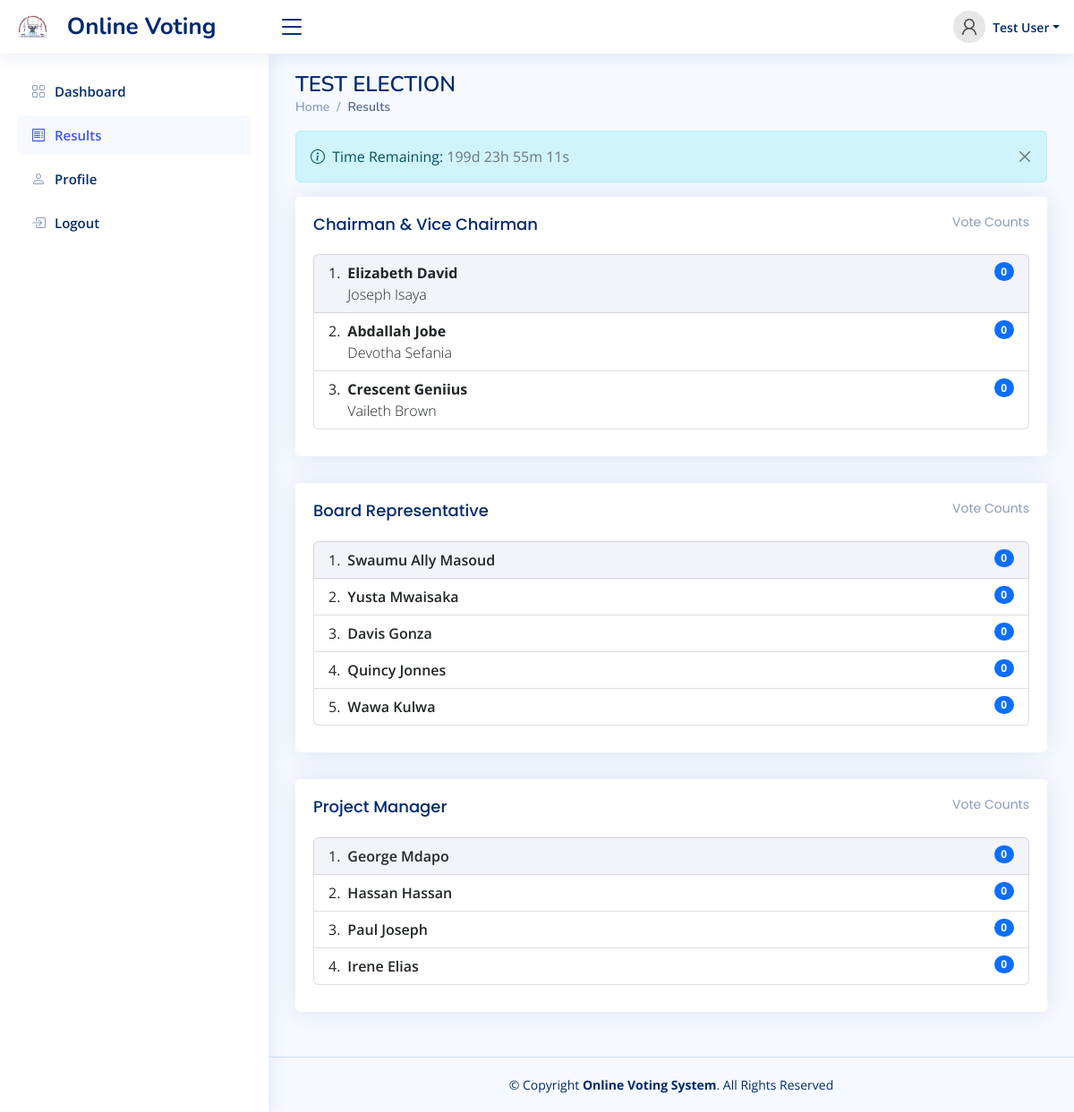
Page /index.php?page=results (signed in) on the committed database.
### tables this page shows
CREATE TABLE `users` (
  `id` int(11) NOT NULL,
  `name` varchar(255) NOT NULL,
  `username` varchar(255) NOT NULL,
  `email` varchar(255) DEFAULT NULL,
  `phone` varchar(255) DEFAULT NULL,
  `profile_picture` varchar(255) DEFAULT NULL,
  `password` varchar(255) NOT NULL,
  `type` tinyint(4) NOT NULL DEFAULT 1,
  `updated_by` int(11) DEFAULT NULL,
  `created_at` timestamp NOT NULL DEFAULT current_timestamp(),
  `updated_at` timestamp NULL DEFAULT NULL ON UPDATE current_timestamp()
);

CREATE TABLE `election` (
  `id` int(11) NOT NULL,
  `title` varchar(255) NOT NULL,
  `year` varchar(255) NOT NULL,
  `voters` varchar(255) NOT NULL,
  `starttime` timestamp NULL DEFAULT NULL,
  `endtime` timestamp NULL DEFAULT NULL,
  `description` varchar(255) DEFAULT NULL,
  `status` tinyint(1) NOT NULL DEFAULT 0 COMMENT '0 - Is not active, 1 - Is Active',
  `can_vote` tinyint(4) DEFAULT NULL,
  `report_path` varchar(255) DEFAULT NULL,
  `added_by` int(11) DEFAULT NULL,
  `updated_by` int(11) DEFAULT NULL,
  `created_at` timestamp NOT NULL DEFAULT current_timestamp(),
  `updated_at` timestamp NULL DEFAULT NULL ON UPDATE current_timestamp()
);

CREATE TABLE `candidates` (
  `id` int(11) NOT NULL,
  `election_id` int(11) NOT NULL,
  `category_id` int(11) NOT NULL,
  `name` varchar(255) NOT NULL,
  `candidate_year` int(11) NOT NULL,
  `candidate_photo` varchar(255) DEFAULT NULL,
  `fellow_candidate_name` varchar(255) DEFAULT NULL,
  `fellow_candidate_year` int(11) DEFAULT NULL,
  `fellow_candidate_photo` varchar(255) DEFAULT NULL,
  `added_by` int(11) DEFAULT NULL,
  `updated_by` int(11) DEFAULT NULL,
  `created_at` timestamp NOT NULL DEFAULT current_timestamp() ON UPDATE current_timestamp(),
  `updated_at` timestamp NULL DEFAULT NULL ON UPDATE current_timestamp()
);

### results.php (the view, shortened to what this page needs)
<?php
include 'config/dbconnection.php';
$status = 1;
$query = $conn->prepare("SELECT * FROM election WHERE status = ?");
$query->bind_param('i', $status);
$exec = $query->execute();
$temp = $query->get_result();
$show_results = $temp->fetch_assoc();
if ($show_results) {
    $stmt = $conn->prepare("
    SELECT c.*, cat.name AS category_name, e.title AS election_name, e.id AS election_id, e.report_path AS report, e.starttime AS starttime, e.endtime AS endtime, COUNT(v.id) AS votes_count
    FROM candidates c
    JOIN categories cat ON c.category_id = cat.id
    JOIN election e ON c.election_id = e.id
    LEFT JOIN votes v ON e.id = v.election_id AND c.category_id = v.category_id AND c.id = v.candidate_id
    WHERE e.status = ?
    GROUP BY c.id
    ORDER BY votes_count DESC
");
    $stmt->bind_param('i', $status);
    $stmt->execute();
    $result = $stmt->get_result();
    $row = $result->fetch_assoc();
    if ($row) {
        $election_title = $row['election_name'];
?>
        <div id="center_div" class="pagetitle">
            <h1><?php echo $election_title; ?></h1>
            <nav id="hide">
                <ol class="breadcrumb">
                    <li class="breadcrumb-item"><a href="index.php">Home</a></li>
                    <li class="breadcrumb-item active">Results</li>
                </ol>
            </nav>
        </div>
        <section class="section dashboard row">
            <div class="col-xxl-4 col-xl-12">
                <div id="hide" class="alert alert-info alert-dismissible fade show" role="alert">
                    <i class="bi bi-info-circle me-1"></i> Time Remaining: <span class="text-muted" id="countdown"></span>
                    <button type="button" class="btn-close" aria-label="Close" onclick="$(this).parent().fadeOut()"></button>
                </div>
                <?php
                $categories = array();
                foreach ($result as $key => $value) {
                    if (!empty($value['fellow_candidate_name'])) {
                        $categories[$value['category_name']][] = $value;
                    }
                }
                foreach ($categories as $categoryName => $categoryCandidates) {
                ?>
                    <div class="card info-card candidates-card">
                        <div class="card-body">
                            <h5 class="card-title"><?php echo $categoryName; ?> <span class="float-end">Vote Counts</span></h5>
                            <ol class="list-group list-group-numbered">
                                <?php
                                foreach ($categoryCandidates as $key => $candidate) {
                                    $listClass = ($key === 0) ? 'list-group-item d-flex justify-content-between align-items-start test-x' : 'list-group-item d-flex justify-content-between align-items-start';
                                ?>
                                    <li class="<?php echo $listClass; ?>">
                                        <div class="ms-2 me-auto">
                                            <div class="fw-bold"><?php echo $candidate['name']; ?></div>
                                            <div class="fw-light"><?php echo $candidate['fellow_candidate_name']; ?></div>
                                        </div>
                                        <span class="badge bg-primary rounded-pill"><?php echo $candidate['votes_count']; ?></span>
                                    </li>
                                <?php
                                }
                                ?>
                            </ol>
                        </div>
                    </div>
                <?php
                }
                ?>
                <?php
                $categories = array();
                foreach ($result as $key => $value) {
                    if (empty($value['fellow_candidate_name'])) {
                        $categories[$value['category_name']][] = $value;
                    }
                }
                foreach ($categories as $categoryName => $categoryCandidates) {
                ?>
                    <div class="card info-card candidates-card">
                        <div class="card-body">
                            <h5 class="card-title"><?php echo $categoryName; ?> <span class="float-end">Vote Counts</span></h5>
                            <ol class="list-group list-group-numbered">
                                <?php
                                foreach ($categoryCandidates as $key => $out) {
                                    $listClass = ($key === 0) ? 'list-group-item d-flex justify-content-between align-items-start test-x' : 'list-group-item d-flex justify-content-between align-items-start';
                                ?>
                                    <li class="<?php echo $listClass; ?>">
                                        <div class="ms-2 me-auto">
                                            <div class="fw-semibold"><?php echo $out['name']; ?></div>
                                        </div>
                                        <span class="badge bg-primary rounded-pill"><?php echo $out['votes_count']; ?></span>
                                    </li>
                                <?php
                                }
                                ?>
                            </ol>
                        </div>
                    </div>
                <?php
                }
                ?>
            </div>
        </section>
    <?php }
} ?>

### includes/header.php (shortened to what this page needs)
<?php
include 'config/dbconnection.php';
$userId = $_SESSION['login_id'];
$stmt = $conn->prepare("SELECT * FROM users WHERE id = ?");
$stmt->bind_param('i', $userId);
$stmt->execute();
$row = $stmt->get_result()->fetch_assoc();
?>
<header id="header hide" class="header fixed-top d-flex align-items-center">
  <div class="d-flex align-items-center justify-content-between">
    <a href="index.php" class="logo d-flex align-items-center">
      <img src="assets/img/logo.jpg" class="d-md-nones" alt="">
      <span class="d-none d-lg-block ps-3">Online Voting</span>
    </a>
    <i class="bi bi-list toggle-sidebar-btn"></i>
  </div>
  <nav class="header-nav ms-auto">
    <ul class="d-flex align-items-center">
      <li class="nav-item dropdown pe-3">
        <a class="nav-link nav-profile d-flex align-items-center pe-0" href="#" data-bs-toggle="dropdown">
          <?php
          if ($row['profile_picture']) {
            $profile_picture = $row['profile_picture'];
            $profile_picture_path = 'assets/img/profile/users/' . $profile_picture;
            if (file_exists($profile_picture_path)) {
              echo '<img src="' . $profile_picture_path . '" alt="Profile Picture" class="rounded-circle">';
            }
          } else { ?>
            <img src="assets/img/user.png" alt="Profile" class="rounded-circle">
          <?php } ?>
          <span class="d-none d-md-block dropdown-toggle ps-2"><?php echo $row['name'] ?></span>
        </a>
      </li>
    </ul>
  </nav>
</header>

### assets/css/style.css (style rules this page uses)
:root { scroll-behavior: smooth; }
body { font-family: "Open Sans", sans-serif; background: #f6f9ff; color: #444444; }
a { color: #4154f1; text-decoration: none; }
h1, h2, h3, h4, h5, h6 { font-family: "Nunito", sans-serif; }
.test-x { background-color: #ededf8a6; }
.pagetitle { margin-bottom: 10px; }
.pagetitle h1 { font-size: 24px; margin-bottom: 0; font-weight: 600; color: #012970; }
.card { margin-bottom: 30px; border: none; border-radius: 5px; box-shadow: 0px 0 30px rgba(1, 41, 112, 0.1); }
.card-title { padding: 20px 0 15px 0; font-size: 18px; font-weight: 500; color: #012970; font-family: "Poppins", sans-serif; }
.card-title span { color: #899bbd; font-size: 14px; font-weight: 400; }
.card-body { padding: 0 20px 20px 20px; }
.btn-close { background-size: 25%; }
.breadcrumb { font-size: 14px; font-family: "Nunito", sans-serif; color: #899bbd; font-weight: 600; }
.breadcrumb a { color: #899bbd; transition: 0.3s; }
.breadcrumb .breadcrumb-item::before { color: #899bbd; }
.breadcrumb .active { color: #51678f; font-weight: 600; }
.logo { line-height: 1; }
@media (min-width: 1200px) { .logo { width: 280px; } }
.logo img { max-height: 26px; margin-right: 6px; }
.logo span { font-size: 26px; font-weight: 700; color: #012970; font-family: "Nunito", sans-serif; }
.header { transition: all 0.5s; z-index: 997; height: 60px; box-shadow: 0px 2px 20px rgba(1, 41, 112, 0.1); background-color: #fff; padding-left: 20px; }
.header .toggle-sidebar-btn { font-size: 32px; padding-left: 10px; cursor: pointer; color: #012970; }
.header-nav ul { list-style: none; }
.header-nav>ul { margin: 0; padding: 0; }
.header-nav .nav-profile { color: #012970; }
.header-nav .nav-profile img { max-height: 36px; }
.header-nav .nav-profile span { font-size: 14px; font-weight: 600; }
.dashboard .info-card { padding-bottom: 10px; }

### rows in the picture
users: name "Test User"
election: title "TEST ELECTION"
candidates: name "Elizabeth David", fellow_candidate_name "Joseph Isaya", votes_count "0"
candidates: name "Abdallah Jobe", fellow_candidate_name "Devotha Sefania", votes_count "0"
candidates: name "Crescent Geniius", fellow_candidate_name "Vaileth Brown", votes_count "0"
candidates: name "Swaumu Ally Masoud", votes_count "0"
candidates: name "Yusta Mwaisaka", votes_count "0"
candidates: name "Davis Gonza", votes_count "0"
candidates: name "Quincy Jonnes", votes_count "0"
candidates: name "Wawa Kulwa", votes_count "0"
candidates: name "George Mdapo", votes_count "0"
candidates: name "Hassan Hassan", votes_count "0"
candidates: name "Paul Joseph", votes_count "0"
candidates: name "Irene Elias", votes_count "0"

### other values in the picture
$categoryName "Chairman & Vice Chairman"
$categoryName "Board Representative"
$categoryName "Project Manager"
